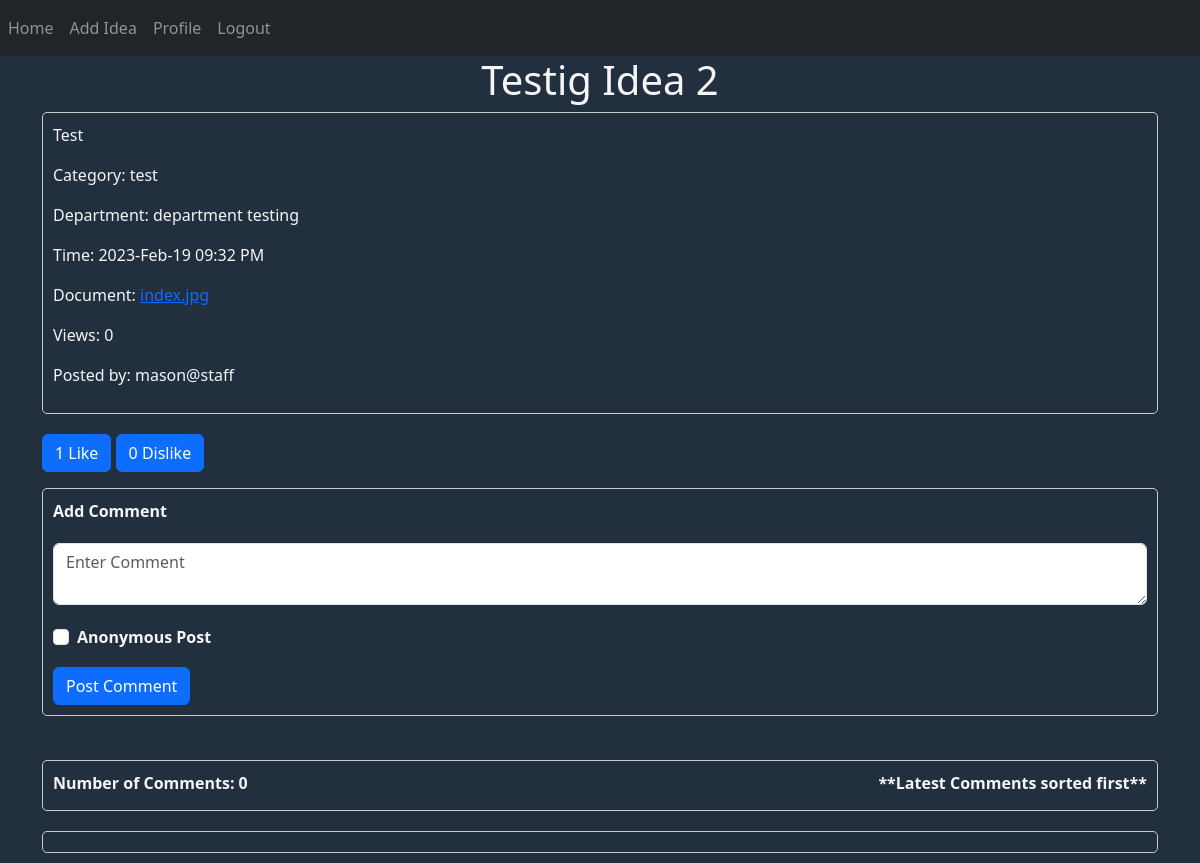
Before: /idea/27 (signed in) with the older database file.
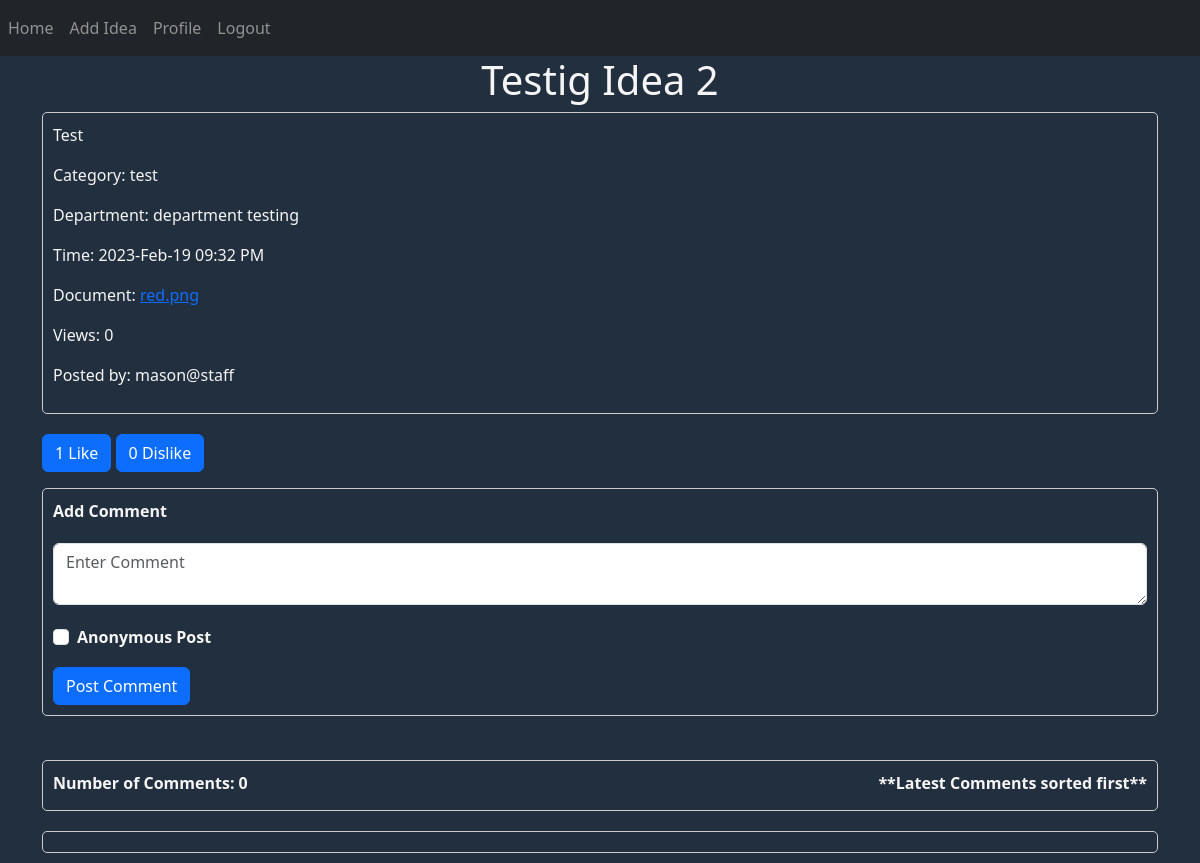
After: the same page with the newer database file.
### website/models.py (models this page shows)
class Ideas(db.Model, UserMixin):
    id = db.Column(db.Integer, primary_key=True)
    staff_id = db.Column(db.Integer, db.ForeignKey('staff.id'))
    staff = db.relationship('Staff', backref='ideas')
    title = db.Column(db.String(150))
    category = db.Column(db.Integer, db.ForeignKey('category.id'))
    time = db.Column(db.DateTime(timezone=True), default=func.now())
    description = db.Column(db.String(1000))
    document = db.Column(db.String(150), nullable=False)
    anon = db.Column(Boolean, default=False)
    like = db.Column(db.Integer)
    dislike = db.Column(db.Integer)
    view_count = db.Column(db.Integer)
    comment_count = db.Column(db.Integer)
    comment = db.relationship('Comments')
    like_dislike_count = db.relationship('Like')

class Category(db.Model, UserMixin):
    id = db.Column(db.Integer, primary_key=True)
    name = db.Column(db.String(150))

### website/auth.py (the view, shortened to what this page needs)
@auth.route('/idea/<int:idea_id>', methods=['GET', 'POST'])
@login_required
def idea_detail(idea_id):
    idea = Ideas.query.get(idea_id)
    categories = Category.query.all()
    departments = Department.query.all()
    category_list = {}
    department_list = {}
    for cat in categories:
        category_list[cat.id] = cat.name
    for dep in departments:
        department_list[dep.id] = dep.name
    comments = Comments.query.filter_by(idea_id=idea_id).order_by(Comments.time.desc()).all()
    for comment in comments:
        comment.staff = Staff.query.get(comment.staff_id)
    return render_template("view_idea.html", comments=comments, user=current_user, idea=idea,categories=category_list, departments=department_list)

### website/__init__.py (called while the page is built)
def create_app():
    app = Flask(__name__)
    app.config['SECRET_KEY'] = 'hjshjhdjah kjshkjdhjs'
    app.config['SQLALCHEMY_DATABASE_URI'] = f'sqlite:///{DB_NAME}'
    app.config['UPLOAD_FOLDER'] = "static/uploads/"
    db.init_app(app)
    from .views import views
    from .auth import auth
    app.register_blueprint(views, url_prefix='/')
    app.register_blueprint(auth, url_prefix='/')
    from .models import Staff, Department, Comments, Category, Notifications, Admin, Ideas, Like, Settings
    with app.app_context():
        db.create_all()
    login_manager = LoginManager()
    login_manager.login_view = 'auth.login'
    login_manager.init_app(app)
    @login_manager.user_loader
    def load_user(id):
        return Staff.query.get(int(id))
    return app

### website/templates/view_idea.html (shortened to what this page needs)
{% extends "base.html" %}
{% block content %}
<h1 align="center">{{ idea.title }}</h1>
<link rel="stylesheet" href="/static/ideas.css"/>
    <form method="POST">
<div class="idea-box">
  <p>{{ idea.description }}</p>
  <p>Category: {{ categories[idea.category] }}</p>
  <p>Department: {{ departments[idea.staff.department] }}</p>
  <p>Time: {{ idea.time.strftime('%Y-%b-%d %I:%M %p') }}</p>
  <p>Document: <a href="{{ url_for('views.home', filename=idea.document) }}">{{ idea.document }}</a></p>
  <p>Views: {{ idea.view_count }}</p>
  <p>Posted by: {% if idea.anon %}Anonymous{% else %}{{ idea.staff.name }}{% endif %}</p>
</div>
      <p>
        <button type="submit" class="btn btn-primary like-button">
        {{ idea.like }} Like
        </button>
        <button type="button" class="btn btn-primary dislike-button" data-idea-id="{{ idea.id }}" id="dislike-btn-{{ idea.id }}">
          {{ idea.dislike }} Dislike
        </button>
      </p>
      <div class="idea-box">
          <div class="form-group">
                    <label for="comment">Add Comment</label>
                    <textarea type="comment" class="form-control" id="comment" name="comment"
                        placeholder="Enter Comment"></textarea>
          </div>
          <div class="form-check">
                        <input class="form-check-input" type="checkbox" id="anon" name="anon">
                        <label class="form-check-label" for="anon">Anonymous Post</label>
          </div>
          <button type="submit" class="btn btn-primary mt-3">Post Comment</button>
      </div>
    </form>
<br>
<form method="POST">
    <div class="idea-box">
        <div class="comment-count">
            <span style="display: inline-block">
                <label>Number of Comments: {{ idea.comment_count }}</label>
            </span>
            <span style="display: inline-block; float: right">
                <label>**Latest Comments sorted first**</label>
            </span>
        </div>
    </div>
    <div class="comment-box">
    </div>
</form>
{% endblock %}

Changed rows visible on the page:
changed Ideas "Testig Idea 2": document "index.jpg" → "red.png"
